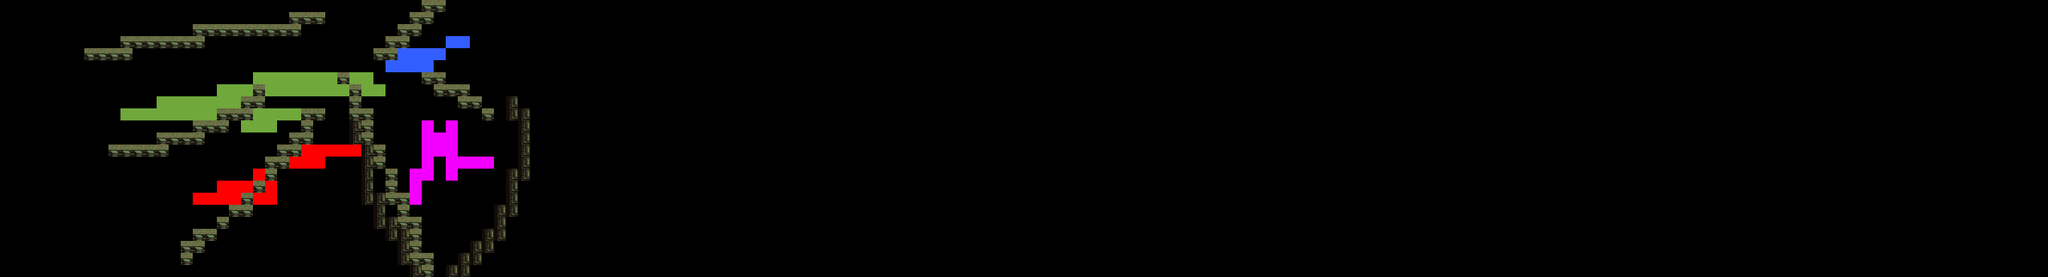

This game map was drawn from its Tiled (.tmx) file and the tilesets committed beside it. A one-line description and the trimmed map source follow:
An orthogonal 170x23 tile map with 16x16 px tiles, 7 tile layers (Parallax, Background, Colliders_Walk, Colliders_Dead, ...), 2 tilesets.

<map version="1.0" orientation="orthogonal" renderorder="right-down" width="170" height="23" tilewidth="16" tileheight="16" nextobjectid="1">
 <tileset firstgid="1" name="asdsd" tilewidth="16" tileheight="16" tilecount="950" columns="38">
  <image source="tiles_map.png" width="608" height="400" />
 </tileset>
 <tileset firstgid="951" name="walkability_tiles_OK" tilewidth="16" tileheight="16" tilecount="4" columns="4">
  <image source="walkability_tiles_OK.png" width="64" height="16" />
 </tileset>
 <layer name="Parallax" width="170" height="23">
  <properties>
   <property name="Colliders" type="int" value="0" />
   <property name="Draw" type="int" value="1" />
   <property name="Parallax" type="int" value="1" />
  </properties>
  <data>[3910 cells, 42 non-empty, 1 distinct tile ids]</data>
 </layer>
 <layer name="Background" width="170" height="23">
  <properties>
   <property name="Colliders" type="int" value="0" />
   <property name="Draw" type="int" value="1" />
  </properties>
  <data>[3910 cells, 23 non-empty, 1 distinct tile ids]</data>
 </layer>
 <layer name="Colliders_Walk" width="170" height="23">
  <properties>
   <property name="Collider_Type" type="int" value="2" />
   <property name="Colliders" type="int" value="1" />
   <property name="Draw" type="int" value="0" />
  </properties>
  <data>[3910 cells, 60 non-empty, 2 distinct tile ids]</data>
 </layer>
 <layer name="Colliders_Dead" width="170" height="23">
  <properties>
   <property name="Collider_Type" type="int" value="3" />
   <property name="Colliders" type="int" value="1" />
   <property name="Draw" type="int" value="0" />
  </properties>
  <data>[3910 cells, 41 non-empty, 2 distinct tile ids]</data>
 </layer>
 <layer name="Colliders_Start" width="170" height="23">
  <properties>
   <property name="Collider_Type" type="int" value="0" />
   <property name="Colliders" type="int" value="1" />
   <property name="Draw" type="int" value="0" />
  </properties>
  <data>[3910 cells, 20 non-empty, 2 distinct tile ids]</data>
 </layer>
 <layer name="Colliders_Finish" width="170" height="23">
  <properties>
   <property name="2Colliders" type="int" value="1" />
   <property name="Collider_Type" type="int" value="1" />
   <property name="Draw" type="int" value="0" />
  </properties>
  <data>[3910 cells, 38 non-empty, 2 distinct tile ids]</data>
 </layer>
 <layer name="Slider" width="170" height="23">
  <properties>
   <property name="Collider_Type" type="int" value="2" />
   <property name="Colliders" type="int" value="1" />
   <property name="Draw" type="int" value="1" />
   <property name="Slider" type="int" value="1" />
   <property name="Velocity.x" type="int" value="0" />
   <property name="Velocity.y" type="int" value="5" />
  </properties>
  <data>[3910 cells, 21 non-empty, 1 distinct tile ids]</data>
 </layer>
</map>